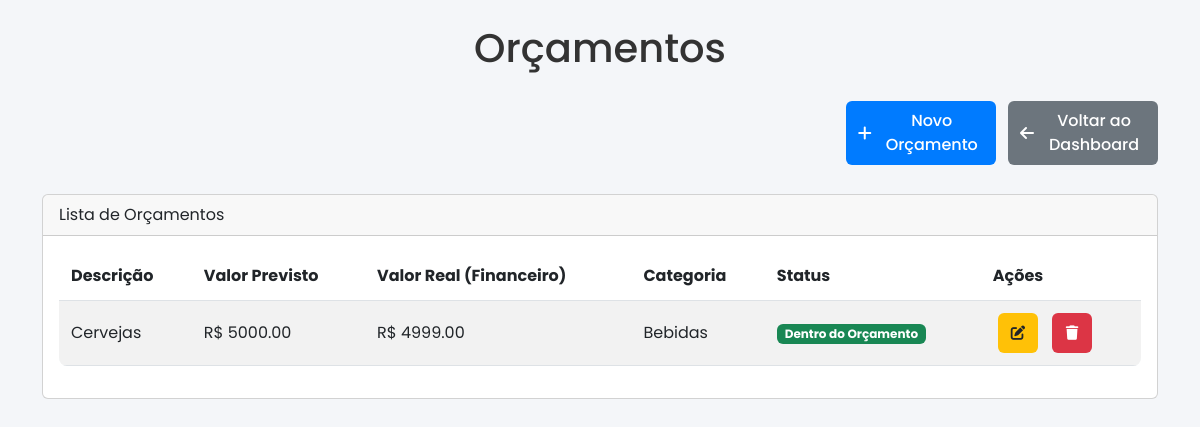
/orcamentos (signed in), run on an earlier commit of the app's database.
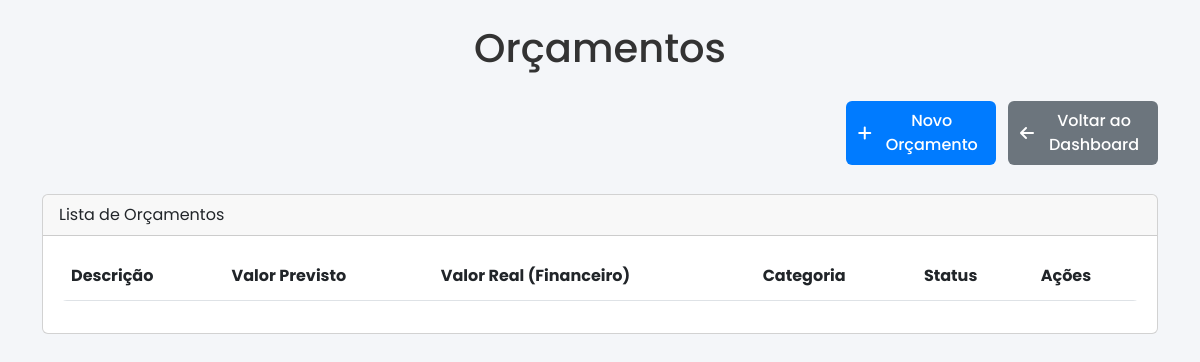
And on a later commit of the database.
### tables this page shows
CREATE TABLE orcamentos (
            id INTEGER PRIMARY KEY AUTOINCREMENT,
            nome TEXT NOT NULL,
            valor_previsto REAL NOT NULL,
            categoria TEXT
        );

### app.py (the view, shortened to what this page needs)
@app.route('/orcamentos', methods=['GET', 'POST'])
@login_required
def controle_orcamentos():
    conn = get_db_connection()
    try:
        orcamentos = conn.execute('SELECT * FROM orcamentos').fetchall()
        resumo_orcamentos = calcular_resumo_orcamentos(orcamentos)
        conn.close()
        return render_template('orcamentos.html', resumo_orcamentos=resumo_orcamentos, is_root=session.get('is_root', False))
    except sqlite3.Error as e:
        conn.rollback()
        logger.error(f"Erro em controle_orcamentos: {e}")
        conn.close()
        return "Erro no banco de dados!", 500

### app.py (called while the page is built)
def get_db_connection():
    conn = sqlite3.connect('festa.db')
    conn.row_factory = sqlite3.Row
    conn.execute('PRAGMA busy_timeout = 30000')  # Aumentar o timeout para 30 segundos
    return conn

def login_required(f):
    @wraps(f)
    def decorated_function(*args, **kwargs):
        if 'user_id' not in session:
            return redirect(url_for('login'))
        return f(*args, **kwargs)
    return decorated_function

@app.before_request
def load_logged_in_user():
    user_id = session.get('user_id')
    if user_id is None:
        g.user = None
    else:
        conn = get_db_connection()
        g.user = conn.execute('SELECT * FROM usuarios WHERE id = ?', (user_id,)).fetchone()
        conn.close()

### templates/orcamentos.html (shortened to what this page needs)
<!DOCTYPE html>
<html lang="pt-br">
<head>
    <link href="https://cdn.jsdelivr.net/npm/bootstrap@5.3.0/dist/css/bootstrap.min.css" rel="stylesheet">
    <link rel="stylesheet" href="https://cdnjs.cloudflare.com/ajax/libs/font-awesome/6.0.0-beta3/css/all.min.css">
    <link rel="stylesheet" href="{{ url_for('static', filename='style.css') }}">
</head>
<body>
    <div class="container">
        <h1 class="my-4 text-center">Orçamentos</h1>
        <div class="mb-4 text-end">
            <button class="btn btn-primary" data-bs-toggle="modal" data-bs-target="#novoOrcamentoModal">
                <i class="fas fa-plus me-2"></i>Novo Orçamento
            </button>
            <a href="{{ url_for('index') }}" class="btn btn-secondary ms-2">
                <i class="fas fa-arrow-left me-2"></i>Voltar ao Dashboard
            </a>
        </div>
        <div class="card">
            <div class="card-header">Lista de Orçamentos</div>
            <div class="card-body">
                <div class="table-responsive">
                    <table class="table table-striped" id="orcamentos-table">
                        <thead>
                            <tr>
                                <th>Descrição</th>
                                <th>Valor Previsto</th>
                                <th class="hide-on-mobile">Valor Real (Financeiro)</th>
                                <th class="hide-on-mobile">Categoria</th>
                                <th class="hide-on-mobile">Status</th>
                                <th>Ações</th>
                            </tr>
                        </thead>
                        <tbody>
                            {% for orcamento in resumo_orcamentos %}
                            <tr id="orcamento-{{ orcamento['id'] }}">
                                <td>{{ orcamento['nome'] }}</td>
                                <td>R$ {{ "%.2f" % orcamento['valor_previsto'] }}</td>
                                <td class="hide-on-mobile">R$ {{ "%.2f" % orcamento['valor_real'] }}</td>
                                <td class="hide-on-mobile">{{ orcamento['categoria'] or 'Sem categoria' }}</td>
                                <td class="hide-on-mobile">
                                    <span class="badge {{ 'bg-success' if orcamento['status'] == 'Dentro do Orçamento' else 'bg-danger' }}">
                                        {{ orcamento['status'] }}
                                    </span>
                                </td>
                                <td>
                                    <a href="{{ url_for('editar_orcamento', id=orcamento['id']) }}" class="btn btn-warning btn-sm">
                                        <i class="fas fa-edit"></i>
                                    </a>
                                    <a href="{{ url_for('excluir_orcamento', id=orcamento['id']) }}" class="btn btn-danger btn-sm" onclick="return confirm('Tem certeza que deseja excluir este orçamento?')">
                                        <i class="fas fa-trash"></i>
                                    </a>
                                </td>
                            </tr>
                            {% endfor %}
                        </tbody>
                    </table>
                </div>
            </div>
        </div>
    </div>
</body>
</html>

What changed in the data, as far as the page shows it:
removed orcamentos: nome "Cervejas", valor_previsto "5000.00", valor_real "4999.00", categoria "Bebidas", status "Dentro do Orçamento"
